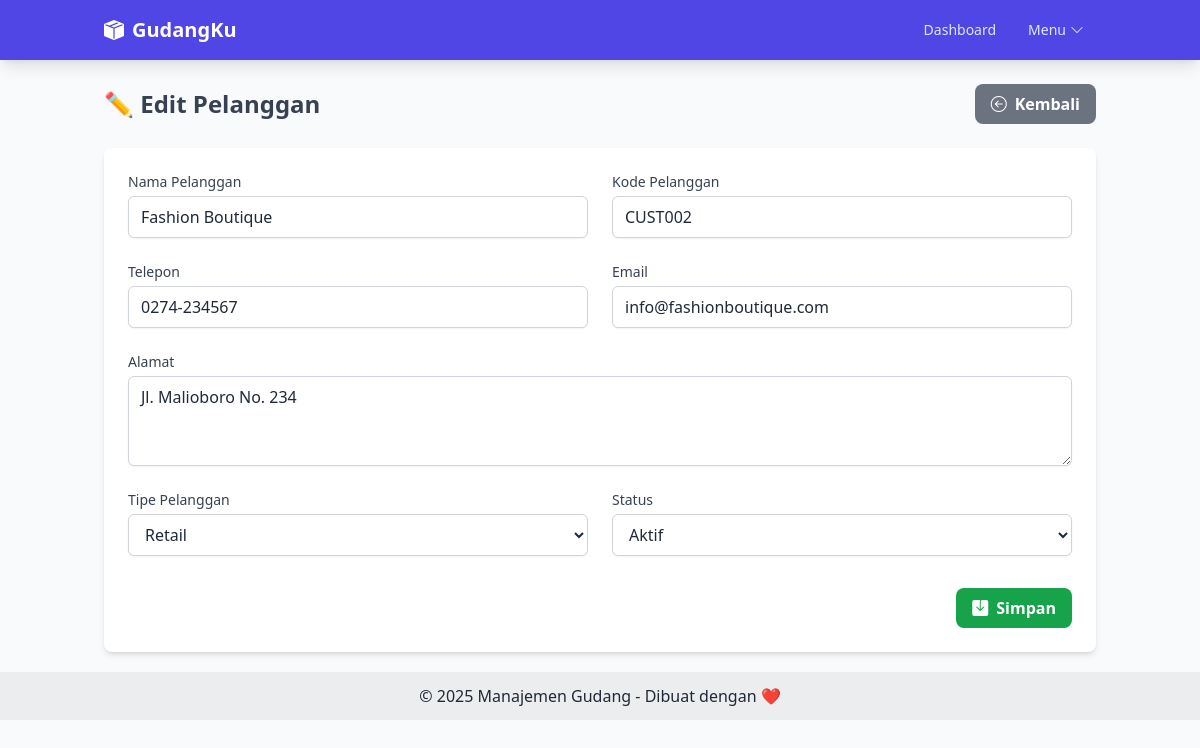
Page /customer_form.php?id=2 on the committed database.
### tables this page shows
CREATE TABLE `customers` (
  `id` int(11) NOT NULL,
  `customer_code` varchar(20) NOT NULL,
  `name` varchar(150) NOT NULL,
  `email` varchar(100) DEFAULT NULL,
  `phone` varchar(20) DEFAULT NULL,
  `address` text DEFAULT NULL,
  `city` varchar(50) DEFAULT NULL,
  `postal_code` varchar(10) DEFAULT NULL,
  `customer_type` enum('regular','wholesale','retail') DEFAULT 'regular',
  `credit_limit` decimal(12,2) DEFAULT 0.00,
  `status` enum('active','inactive') DEFAULT 'active',
  `created_at` timestamp NOT NULL DEFAULT current_timestamp(),
  `updated_at` timestamp NOT NULL DEFAULT current_timestamp() ON UPDATE current_timestamp()
);

### customer_form.php (the view, shortened to what this page needs)
<?php
include 'includes/header.php';
$customer_code = '';
$name = '';
$email = '';
$phone = '';
$address = '';
$customer_type = 'regular';
$status = 'active';
$update = false;
if (isset($_GET['id'])) {
    $id = $_GET['id'];
    $update = true;
    $result = $mysqli->query("SELECT * FROM customers WHERE id=$id") or die($mysqli->error);
    if ($result->num_rows == 1) {
        $row = $result->fetch_assoc();
        extract($row);
    }
}
?>
<div class="flex justify-between items-center mb-6">
    <h1 class="text-2xl font-bold text-gray-700"><?php echo $update ? '✏️ Edit Pelanggan' : '✨ Tambah Pelanggan Baru'; ?></h1>
    <a href="customers.php" class="bg-gray-500 hover:bg-gray-600 text-white font-bold py-2 px-4 rounded-lg flex items-center transition duration-300">
        <i class="bi bi-arrow-left-circle mr-2"></i> Kembali
    </a>
</div>
<div class="bg-white shadow-md rounded-lg p-6">
    <form action="customer_action.php" method="POST">
        <div class="grid grid-cols-1 md:grid-cols-2 gap-6">
            <div>
                <label for="name" class="block text-sm font-medium text-gray-700">Nama Pelanggan</label>
                <input type="text" name="name" id="name" value="<?php echo htmlspecialchars($name); ?>" required class="mt-1 block w-full px-3 py-2 bg-white border border-gray-300 rounded-md shadow-sm focus:outline-none focus:ring-indigo-500 focus:border-indigo-500">
            </div>
            <div>
                <label for="customer_code" class="block text-sm font-medium text-gray-700">Kode Pelanggan</label>
                <input type="text" name="customer_code" id="customer_code" value="<?php echo htmlspecialchars($customer_code); ?>" required class="mt-1 block w-full px-3 py-2 bg-white border border-gray-300 rounded-md shadow-sm focus:outline-none focus:ring-indigo-500 focus:border-indigo-500">
            </div>
            <div>
                <label for="phone" class="block text-sm font-medium text-gray-700">Telepon</label>
                <input type="text" name="phone" id="phone" value="<?php echo htmlspecialchars($phone); ?>" class="mt-1 block w-full px-3 py-2 bg-white border border-gray-300 rounded-md shadow-sm focus:outline-none focus:ring-indigo-500 focus:border-indigo-500">
            </div>
            <div>
                <label for="email" class="block text-sm font-medium text-gray-700">Email</label>
                <input type="email" name="email" id="email" value="<?php echo htmlspecialchars($email); ?>" class="mt-1 block w-full px-3 py-2 bg-white border border-gray-300 rounded-md shadow-sm focus:outline-none focus:ring-indigo-500 focus:border-indigo-500">
            </div>
        </div>
        <div class="mt-6">
            <label for="address" class="block text-sm font-medium text-gray-700">Alamat</label>
            <textarea name="address" id="address" rows="3" class="mt-1 block w-full px-3 py-2 bg-white border border-gray-300 rounded-md shadow-sm focus:outline-none focus:ring-indigo-500 focus:border-indigo-500"><?php echo htmlspecialchars($address); ?></textarea>
        </div>
        <div class="grid grid-cols-1 md:grid-cols-2 gap-6 mt-6">
             <div>
                <label for="customer_type" class="block text-sm font-medium text-gray-700">Tipe Pelanggan</label>
                <select name="customer_type" id="customer_type" required class="mt-1 block w-full px-3 py-2 bg-white border border-gray-300 rounded-md shadow-sm focus:outline-none focus:ring-indigo-500 focus:border-indigo-500">
                    <option value="retail" <?php echo ($customer_type == 'retail') ? 'selected' : ''; ?>>Retail</option>
                </select>
            </div>
            <div>
                <label for="status" class="block text-sm font-medium text-gray-700">Status</label>
                <select name="status" id="status" required class="mt-1 block w-full px-3 py-2 bg-white border border-gray-300 rounded-md shadow-sm focus:outline-none focus:ring-indigo-500 focus:border-indigo-500">
                    <option value="active" <?php echo ($status == 'active') ? 'selected' : ''; ?>>Aktif</option>
                </select>
            </div>
        </div>
        <div class="mt-8 flex justify-end">
            <?php if ($update) : ?>
                <button type="submit" name="update" class="bg-green-600 hover:bg-green-700 text-white font-bold py-2 px-4 rounded-lg flex items-center transition duration-300"><i class="bi bi-save-fill mr-2"></i> Simpan</button>
            <?php else : ?>
                <button type="submit" name="save" class="bg-indigo-600 hover:bg-indigo-700 text-white font-bold py-2 px-4 rounded-lg flex items-center transition duration-300"><i class="bi bi-plus-circle-fill mr-2"></i> Tambah Pelanggan</button>
            <?php endif; ?>
        </div>
    </form>
</div>
<?php include 'includes/footer.php'; ?>

### rows in the picture
customers: name "Fashion Boutique", customer_code "CUST002", phone "0274-234567", email "info@fashionboutique.com", address "Jl. Malioboro No. 234", customer_type "Retail", status "Aktif"
